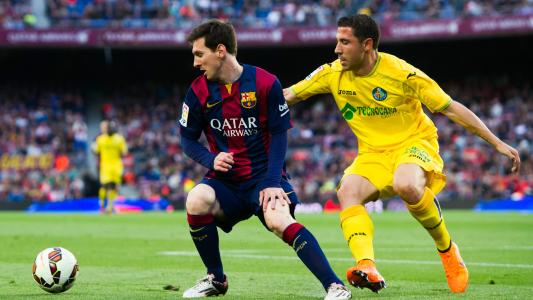
#> input picture ACF/messi5.jpg, 533 x 300 px
$ jupyter execute '01-1_ACF Packed Function.ipynb'   (older library calls are emulated)
#> lines starting #> are read from the running program, lines starting #| are printed output that depends on the picture
## Extract ACF by calling a Function

[cell 1]
import cv2
import numpy as np
import math
import matplotlib.pyplot as plt
import random
import os, sys


# Set to your datasets folder
path = "E:\AnacondaProject\ACF"
retval = os.getcwd()
print ('****** Please set to your datasets folder, and including  ******')
print ("Original Work Dir:%s" % retval)
os.chdir(path)
retval = os.getcwd()
print("Change to Current Dir:%s" % retval)

[cell 2]
def cell_gradient(cell_magnitude, cell_angle,bin_size,angle_unit):
    orientation_centers = [0] * bin_size

    for k in range(cell_magnitude.shape[0]):
        for l in range(cell_magnitude.shape[1]):
            #在每个cell中，根据角度信息，向对应的Bin累加mag
            gradient_strength = cell_magnitude[k][l]
            gradient_angle = cell_angle[k][l]
            # 对6取余
            min_angle = int(gradient_angle / angle_unit)% 6
            max_angle = (min_angle + 1) % bin_size
            mod = gradient_angle % angle_unit
            # 根据权重，一部分累计角度所在的Bin,和下一个Bin
            orientation_centers[min_angle] += (gradient_strength * (1 - (mod / angle_unit)))
            orientation_centers[max_angle] += (gradient_strength * (mod / angle_unit))
    return orientation_centers


def ComptChannels(Orig_Img, WinSize = (80,160)):
    '''
    % 获得原图像的相应十幅特征图
    % 输入：原图像，opencv读入BGR, h*w*3 = 160*80*3
    % 输出：特征图像：m*n*10
    % 3*LUV + gradMag + 6*gradHist
    % color:LUV
    % gradMag:Gray
    % gradHist:Gray
    '''
    #不管输入图片的大小，都resize到H160xW80的尺寸

    Crop_img =cv2.resize(Orig_Img,WinSize) # 注意cv2.resize是w*h，反的

    h = Crop_img.shape[0]
    w = Crop_img.shape[1]
    chnl = 10

    # Create Feature Channels
    FeatureChannels = np.empty((h, w, chnl))

    # 原始RGB图像
    # RGB_Img = cv2.cvtColor(Orig_Img,cv2.COLOR_BGR2RGB)
    # RGB_Img = cv2.normalize(Orig_Img.astype('float'), None, 0.0, 1.0, cv2.NORM_MINMAX)

    # LUV通道
    LUV_Img = cv2.cvtColor(Crop_img,cv2.COLOR_BGR2LUV)
    FeatureChannels[:,:,0:3] = LUV_Img[:,:,:]

    # 梯度特征
    # Gradient Magnitude 梯度幅度特征
    Gray_Img = cv2.cvtColor(Crop_img,cv2.COLOR_BGR2GRAY)
    gradient_values_x = cv2.Sobel(Gray_Img, cv2.CV_64F, 1, 0, ksize=5)
    gradient_values_y = cv2.Sobel(Gray_Img, cv2.CV_64F, 0, 1, ksize=5)
    #计算角度和幅值
    gradient_magnitude, gradient_angle = cv2.cartToPolar(gradient_values_x, gradient_values_y, angleInDegrees=True)

    FeatureChannels[:,:,3] = gradient_magnitude[:,:]

    # HoG特征
    # Gradient Histograms 梯度直方图特征
    # 划分为4x4的cell，每个cell里求Hist of Gradient 梯度直方图
    height, width = Gray_Img.shape
    cell_size = np.int(4)

    hcell = int(np.ceil(height / cell_size))
    wcell = int(np.ceil(width / cell_size))

    bin_size = np.int(6)
    angle_unit = int(360/bin_size)
    gradient_magnitude = abs(gradient_magnitude)


    # 一个cell由4x4的像素组成
    # 用于存储每个Cell的Gradient Histo
    cell_gradient_vector = np.zeros((hcell, wcell, bin_size))

    #遍历每个20x20的每个cell，统计Gradient Histo
    for i in range(cell_gradient_vector.shape[0]):
        for j in range(cell_gradient_vector.shape[1]):

            # Index获取此cell的Gradient幅值和角度
            cell_magnitude = gradient_magnitude[i * cell_size:(i + 1) * cell_size,j * cell_size:(j + 1) * cell_size]
            cell_angle = gradient_angle[i * cell_size:(i + 1) * cell_size,j * cell_size:(j + 1) * cell_size]
            #print(cell_angle.max())

            # 计算此Cell的Gradient Histo
            cell_gradient_vector[i][j] = cell_gradient(cell_magnitude, cell_angle, bin_size,angle_unit)

            # 分配6个Bin至Feature Channel的4-9的6个通道
            for n in range (bin_size):
                cell_hist_copy = np.ones((cell_size,cell_size)) * cell_gradient_vector[i,j,n]
                #print(cell_hist_copy)
                FeatureChannels[i * cell_size:(i + 1) * cell_size,j * cell_size:(j + 1) * cell_size,n+4] = cell_hist_copy

    NormFeatureChannels = np.empty(FeatureChannels.shape)
    cv2.normalize(FeatureChannels,  NormFeatureChannels, 0, 1, cv2.NORM_MINMAX)

    SubChannels = cv2.resize(NormFeatureChannels,(20,40),interpolation=cv2.INTER_CUBIC)
    AcfVec = SubChannels.reshape(-1)
    return AcfVec

[cell 3]
img = cv2.imread('messi5.jpg')
#> img is the input picture: shape (300, 533, 3); mean B, G, R 78.8, 107.4, 105.8
Orig_Img = cv2.cvtColor(img,cv2.COLOR_BGR2RGB)
Crop_img = Orig_Img[:,150:300,:]
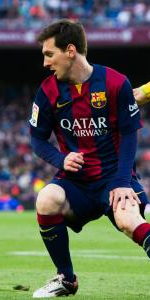
#> Crop_img: shape (300, 150, 3); mean R, G, B 86.3, 87.1, 78.9
print(Crop_img.shape)
#| (300, 150, 3)
inputsize = (80,160)
Crop_img =cv2.resize(Crop_img,inputsize)
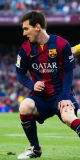
#> Crop_img: shape (160, 80, 3); mean R, G, B 86.2, 87, 78.8
print(Crop_img.shape)
#| (160, 80, 3)
plt.imshow(Crop_img)

[cell 4]
NormFeatureChannels = ComptChannels(Orig_Img)
#> in ComptChannels, `Crop_img =cv2.resize(Orig_Img,WinSize)`:
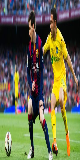
#> Crop_img: shape (160, 80, 3); mean R, G, B 105.7, 107.2, 78.5
#> in ComptChannels, `LUV_Img = cv2.cvtColor(Crop_img,cv2.COLOR_BGR2LUV)`: LUV_Img: shape (160, 80, 3); mean of channels 0, 1, 2 109.5, 90, 135.2
#> in ComptChannels, `Gray_Img = cv2.cvtColor(Crop_img,cv2.COLOR_BGR2GRAY)`:
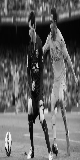
#> Gray_Img: shape (160, 80); min 1, max 252, mean 98.4
#> in ComptChannels, `gradient_values_x = cv2.Sobel(Gray_Img, cv2.CV_64F, 1, 0, ksize=5)`:
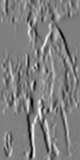
#> gradient_values_x: shape (160, 80) float64; min -9589, max 9608, mean -3; drawn with min black and max white
#> in ComptChannels, `gradient_values_y = cv2.Sobel(Gray_Img, cv2.CV_64F, 0, 1, ksize=5)`:
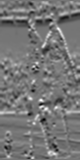
#> gradient_values_y: shape (160, 80) float64; min -5404, max 6327, mean 46.7; drawn with min black and max white
#> in ComptChannels, `gradient_magnitude, gradient_angle = cv2.cartToPolar(gradient_values_x..`:
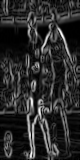
#> gradient_magnitude: shape (160, 80) float64; min 0, max 10033.3, mean 1707.9; drawn with min black and max white
#> in ComptChannels, `gradient_magnitude, gradient_angle = cv2.cartToPolar(gradient_values_x..`:
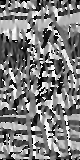
#> gradient_angle: shape (160, 80) float64; min 0, max 360, mean 176.6; drawn with min black and max white

print(NormFeatureChannels.shape)
#| (8000,)
